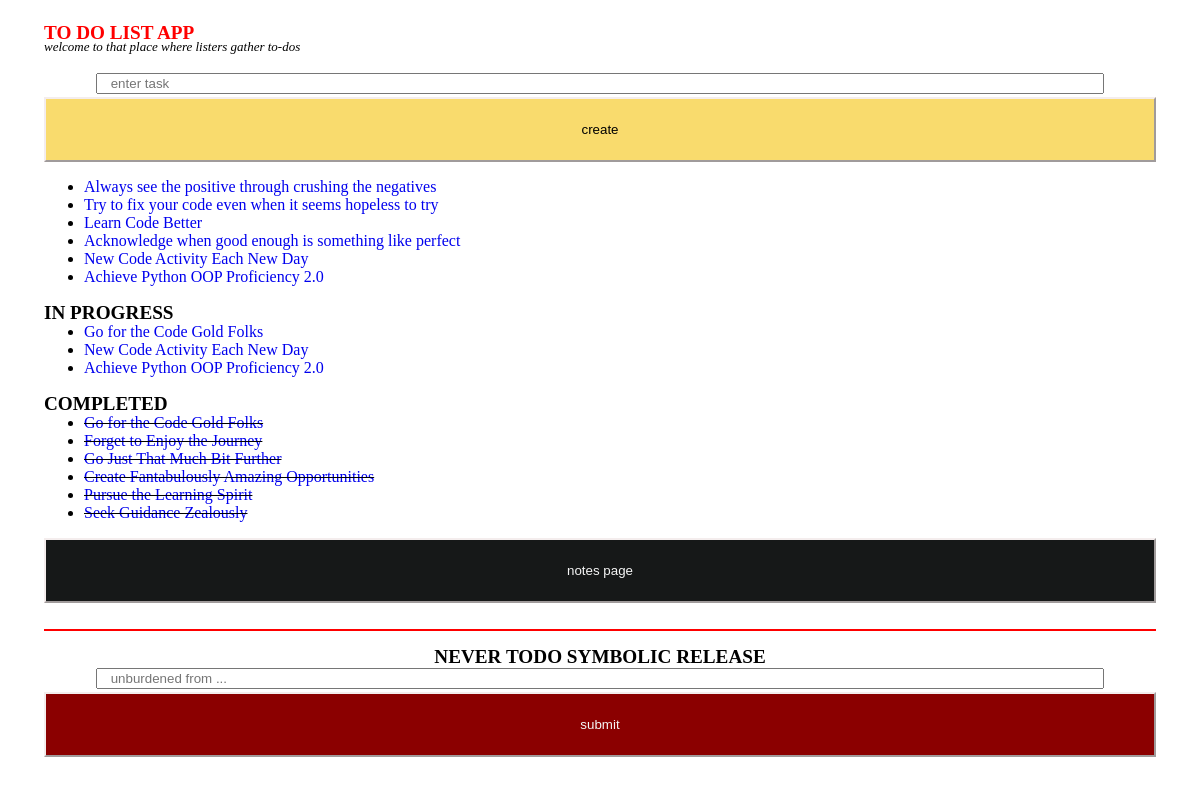
Before: /todolist/ with the older database file.
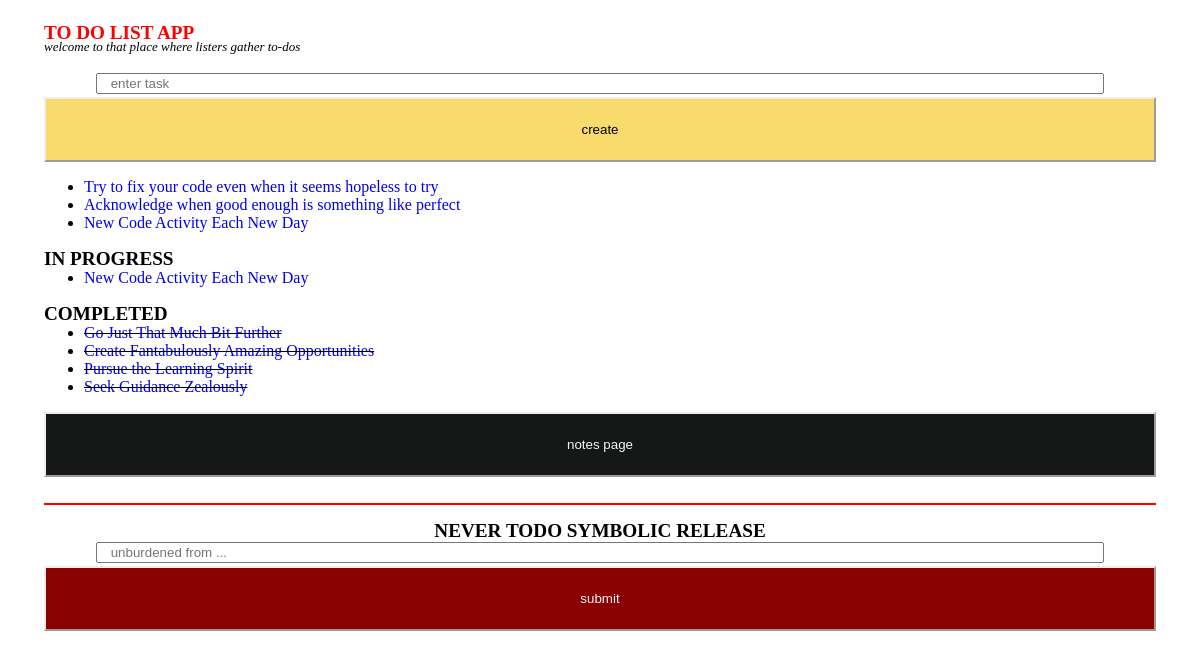
After: the same page with the newer database file.
### todolist/models.py (models this page shows)
class Todo(models.Model):
    task_id = models.AutoField(primary_key=True)
    task = models.CharField(max_length=255)
    completed = models.BooleanField(default=False)
    in_progress = models.BooleanField(default=False)

### todolist/views.py (the view, shortened to what this page needs)
# urls.py: path('', views.todo, name='todolist'),
def todo(request):
    if request.method == 'GET':
        tasks = Todo.objects.all().order_by('-task_id')
        form = TodoForm()
        return render(request = request, template_name='list.html', context={'tasks': tasks, 'form': form})

### todolist/forms.py
class TodoForm(forms.Form):
    task = forms.CharField(widget=forms.TextInput(attrs={'placeholder': '   enter task', 'style': 'width:90%'}), label = '', max_length = 255)

### todolist/templates/list.html (shortened to what this page needs)
{% load static %}
<!DOCTYPE html>
<html lang="en">
<head>
</head>
<body style="margin: 22px 44px;">
<link rel="stylesheet" href="{% static 'todolist_app/todolist/static/style.css' %}" />
<h1 style="font-size:larger; margin-bottom: -22px;">TO DO LIST APP</h1>
<h4 style="font-size: small; font-style: italic; font-weight: normal;">welcome to that place where listers gather to-dos</h2>
<form action="{% url 'todolist' %}" method='POST' style="text-align: center;">
    {% csrf_token %} {{ form }}
    <input type="submit" name="create" value="create" style="width: 100%; padding: 23px; background-color: #f9db6d; border-color: #f4eded; margin-top: 3px; cursor: pointer;"/>
</form>
<ul>
    {% for task in tasks %}
    {% if not task.completed %}
    <li>
        <a href="{% url 'task' task.task_id %}" style="text-decoration: none;">{{ task.task }}</a>
    </li>
    {% endif %}
    {% endfor %}
</ul>
<h2 style="font-size:larger; margin-bottom: -17px;" >IN PROGRESS</h2>
<ul>
    {% for task in tasks %}
    {% if task.in_progress %}
    <li>
        <a href="{% url 'task' task.task_id %}" style="text-decoration: none;">{{ task.task }}</a>
    </li>
    {% endif %}
    {% endfor %}
</ul>
<h2 style="font-size:larger; margin-bottom: -17px;" >COMPLETED</h2>
<ul style="text-decoration: line-through;" >
    {% for task in tasks %}
    {% if task.completed %}
    <li>
        <a href="{% url 'task' task.task_id %}" style="text-decoration: none;">{{ task.task }}</a>
    </li>
    {% endif %}
    {% endfor %}
</ul>
<form action="notes">
    <input type="submit" value="notes page" style="width: 100%; padding: 23px; background-color: #161818; border-color: #f4eded; color: whitesmoke; cursor: pointer;" />
</form>
<br/>
<hr style="border: 1px solid red;"/>
<h2 style="font-size:larger; margin-bottom: 0; text-align: center;" >NEVER TODO SYMBOLIC RELEASE</h2>
<form style="text-align: center">
    <input type="text" id="never_todo" name="never_todo" placeholder="   unburdened from ..." style="width:90%; margin-bottom: 3px;"/>
    <input type="submit" name="never_todo" value="submit" style="width: 100%; padding: 23px; background-color: darkred; border-color: #f4eded; color: whitesmoke; cursor: pointer;" />
</form>
</body>
</html>

### static/todolist_app/style.css (style rules this page uses)
h1 { color: red; }

Changed rows visible on the page:
removed Todo: task "Always see the positive through crushing the negatives", shown under "welcome to that place where listers gather to-dos"
removed Todo: task "Learn Code Better", shown under "welcome to that place where listers gather to-dos"
removed Todo: task "Achieve Python OOP Proficiency 2.0"
removed Todo: task "Go for the Code Gold Folks"
removed Todo: task "Forget to Enjoy the Journey", shown under "COMPLETED"
